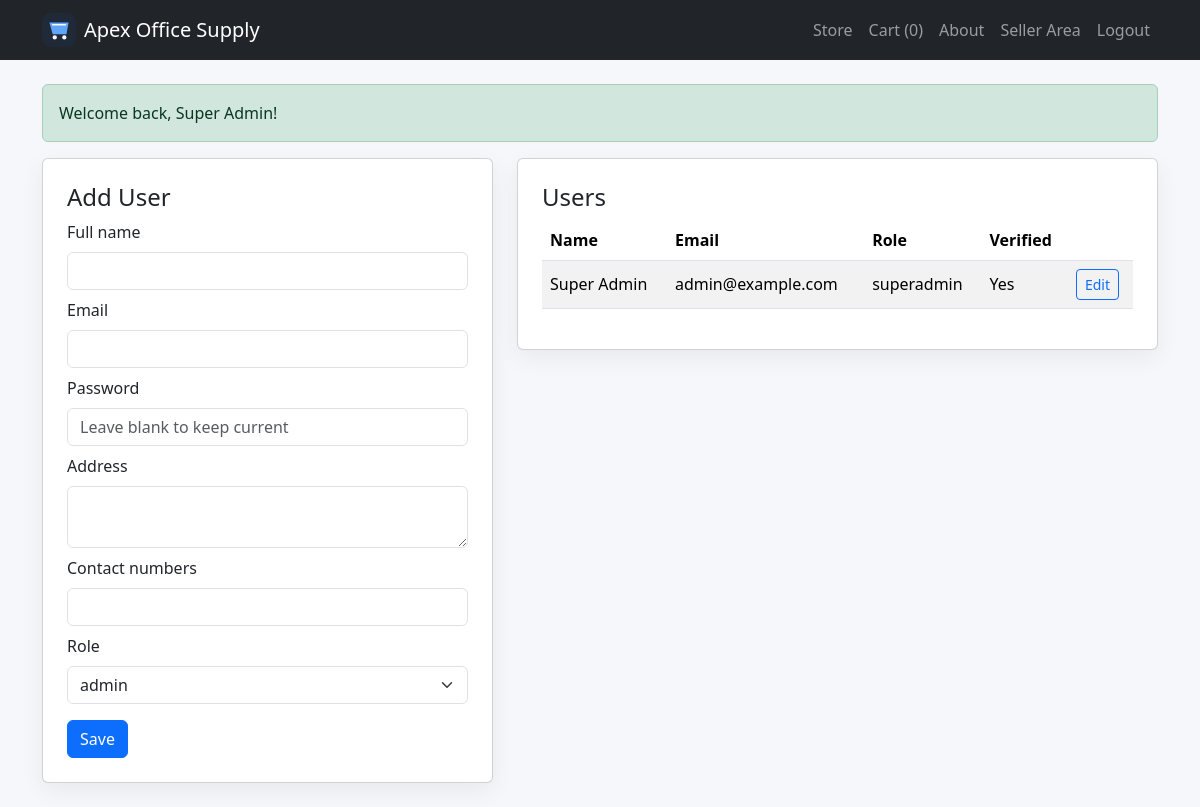
The app's page /seller/users.php (signed in) with its own data.
### tables this page shows
CREATE TABLE users (
  id INT AUTO_INCREMENT PRIMARY KEY,
  full_name VARCHAR(150) NOT NULL,
  email VARCHAR(150) NOT NULL UNIQUE,
  password_hash VARCHAR(255) NOT NULL,
  address TEXT NOT NULL,
  contact_numbers VARCHAR(255) NOT NULL,
  role ENUM('buyer','admin','superadmin') NOT NULL DEFAULT 'buyer',
  email_verified TINYINT(1) NOT NULL DEFAULT 0,
  verify_token VARCHAR(64) DEFAULT NULL,
  created_at DATETIME NOT NULL
);

### includes/functions.php (called while the page is built, shortened)
<?php
function h($value) {
    return htmlspecialchars((string)$value, ENT_QUOTES, 'UTF-8');
}
?>

### seller/users.php (the view, shortened to what this page needs)
<?php
require_once '../includes/functions.php';
$users = $mysqli->query('SELECT id, full_name, email, role, address, contact_numbers, email_verified FROM users ORDER BY created_at DESC');
$edit = null;
include '../includes/header.php';
?>
<div class="row g-4">
  <div class="col-lg-5">
    <div class="card card-shadow"><div class="card-body p-4">
      <h4><?php echo $edit ? 'Edit User' : 'Add User'; ?></h4>
      <form method="post">
        <div class="mb-2"><label class="form-label">Full name</label><input class="form-control" name="full_name" value="<?php echo h($edit['full_name'] ?? ''); ?>" required></div>
        <div class="mb-2"><label class="form-label">Email</label><input type="email" class="form-control" name="email" value="<?php echo h($edit['email'] ?? ''); ?>" required></div>
        <div class="mb-2"><label class="form-label">Password</label><input type="password" class="form-control" name="password" placeholder="Leave blank to keep current"></div>
        <div class="mb-2"><label class="form-label">Address</label><textarea class="form-control" name="address" rows="2" required><?php echo h($edit['address'] ?? ''); ?></textarea></div>
        <div class="mb-2"><label class="form-label">Contact numbers</label><input class="form-control" name="contact_numbers" value="<?php echo h($edit['contact_numbers'] ?? ''); ?>" required></div>
        <div class="mb-3"><label class="form-label">Role</label>
          <select class="form-select" name="role">
            <?php foreach (['buyer','admin','superadmin'] as $role): ?>
              <option <?php echo (($edit['role'] ?? 'admin') === $role) ? 'selected' : ''; ?>><?php echo h($role); ?></option>
            <?php endforeach; ?>
          </select>
        </div>
        <button class="btn btn-primary">Save</button>
      </form>
    </div></div>
  </div>
  <div class="col-lg-7">
    <div class="card card-shadow"><div class="card-body p-4">
      <h4>Users</h4>
      <div class="table-responsive">
        <table class="table table-striped align-middle">
          <thead><tr><th>Name</th><th>Email</th><th>Role</th><th>Verified</th><th></th></tr></thead>
          <tbody>
          <?php while ($u = $users->fetch_assoc()): ?>
            <tr>
              <td><?php echo h($u['full_name']); ?></td>
              <td><?php echo h($u['email']); ?></td>
              <td><?php echo h($u['role']); ?></td>
              <td><?php echo ((int)$u['email_verified'] === 1) ? 'Yes' : 'No'; ?></td>
              <td><a class="btn btn-sm btn-outline-primary" href="?edit=<?php echo (int)$u['id']; ?>">Edit</a></td>
            </tr>
          <?php endwhile; ?>
          </tbody>
        </table>
      </div>
    </div></div>
  </div>
</div>

### assets/style.css (style rules this page uses)
body { background: #f6f7fb; }
.card-shadow { box-shadow: 0 8px 24px rgba(0,0,0,.06); }

### records on screen
users: full_name "Super Admin", email "admin@example.com", role "superadmin", email_verified "Yes"

### other values on screen
SITE_NAME "Apex Office Supply"
cart_count() "0"
$flash['message'] "Welcome back, Super Admin!"
form field role "admin"
